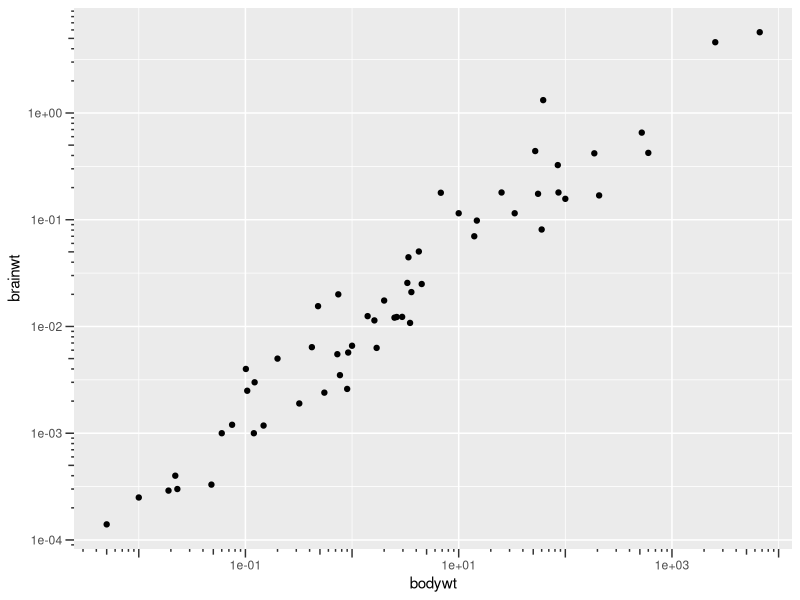

Here is the R script that generated this plot: (Note: this script raises an error after producing the figure.)
# r2py crawler metadata
# package: ggplot2
# source_type: rd_example
# topic: guide_axis_logticks.Rd
# source_file: C:\Users\bened\AppData\Local\R\win-library\4.5\ggplot2\help
# lines: 35

suppressPackageStartupMessages(library(ggplot2))
# A standard plot
p <- ggplot(msleep, aes(bodywt, brainwt)) +
  geom_point(na.rm = TRUE)

# The logticks axis works well with log scales
p + scale_x_log10(guide = "axis_logticks") +
  scale_y_log10(guide = "axis_logticks")

# Or with log-transformed coordinates
p + coord_transform(x = "log10", y = "log10") +
  guides(x = "axis_logticks", y = "axis_logticks")

# When data is transformed manually, one should provide `prescale.base`
# Keep in mind that this axis uses log10 space for placement, not log2
p + aes(x = log2(bodywt), y = log10(brainwt)) +
  guides(
    x = guide_axis_logticks(prescale.base = 2),
    y = guide_axis_logticks(prescale.base = 10)
  )

# A plot with both positive and negative extremes, pseudo-log transformed
set.seed(42)
p2 <- ggplot(data.frame(x = rcauchy(1000)), aes(x = x)) +
  geom_density() +
  scale_x_continuous(
    breaks = c(-10^(4:0), 0, 10^(0:4)),
    transform = "pseudo_log"
  )

# The log ticks are mirrored when 0 is included
p2 + guides(x = "axis_logticks")

# To control the tick density around 0, one can set `negative.small`
p2 + guides(x = guide_axis_logticks(negative.small = 1))
